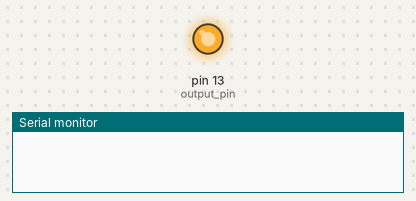
Simulated run of this sketch. Board: Arduino Uno, built with avr-gcc and run on an emulated ATmega328P. Parts: output pins drawn as LEDs (lit = HIGH), the last lines printed to the serial monitor.

Above: at 0.1 s.
At 120.1 s:
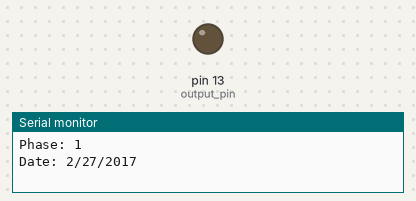
Timing chart, 0 to 121.6 s (numbered marks = the images above):
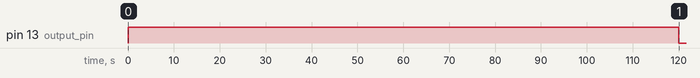

The sketch:

moon_phase_clock_code_arduinoIDE_v1.ino
```cpp
#include <Time.h>
#include <TimeLib.h>

//Make sure clock movement minute hand is at the new moon position before applying power to the system

//Variable initialization
int phase = 0;
float jy;
float jm;
int Year;
int Month;
int Day;
int current_location;
long delay_time;
long jul;
long movement_time;
long wasted_time;
long time_now;
float ja;
float n;
float RAD;
float t;
float t2;
float as;
float am;
float xtra;
float i;
float j1;
float jd;


int output_pin = 13; //Relay control output pin


void setup(){
  pinMode(output_pin, OUTPUT);
  digitalWrite(output_pin, LOW); //Assuming relay requires HIGH to turn on. If not, make sure to reverse stuff below too!
  Serial.begin(9600);
  setTime(19,00,00,27,02,2017);  //Set current time in hr,min,sec,Day,mo,yr format
}


void loop(){

  time_now = now(); //Get the time now
  Day = day(time_now);
  Month = month(time_now);
  Year = year(time_now);

  phase = Trig2(Year,Month,Day); // What is toDay's phase? (int 0-29)

  // Take deep breath after tedious floating point trig

  // Figure out how long to move hand to get to the right phase, based on where it is right now
  if (phase > current_location){ //If desired phase is in front of current location
    movement_time = (phase - current_location)*2*60*1000L;
  }
  if (phase < current_location){ //If desired phase is behind current location
    movement_time = ((30-current_location)+phase)*2*60*1000L;
  }
  if (phase == current_location){ //If current location is same as desired phase
    movement_time = 0;
  }


  digitalWrite(output_pin, HIGH); //Time to move!
  delay(movement_time);
  digitalWrite(output_pin, LOW); //Stop

  Serial.print("Phase: "); //Output variables to serial connection for debugging
  Serial.println(phase);
  Serial.print("Date: ");
  Serial.print(month(time_now));
  Serial.print("/");
  Serial.print(day(time_now));
  Serial.print("/");
  Serial.print(year(time_now));

  current_location = phase; //Reset current location memory

  wasted_time = (now() - time_now)*1000L; //Take time spent doing floating point math and moving the hand into account (milsecs)

  delay_time = 86400000L-(wasted_time); //Really really try to stay on time please xD
  delay(delay_time); //delay 24 hours (minus the movement running time and program running time) before running the program again
}


long julday(int Year, int Month, int Day){//Calculate julian Day number with horrid floating point math
  jy = Year;
  jm = Month+1;

  if (Month <= 2) {
    jy = jy-1;
    jm = jm + 12;
  }

  jul = floor(365.25 *jy) + floor(30.6001 * jm) + (Day) + 1720995L;

  if (Day+31*(Month+12*Year) >= (15+31*(10+12*1582))) {
    ja = floor(0.01 * jy);
    jul = jul + 2 - ja + floor(0.25 * ja);
  }

  return(jul);
}


int Trig2(int Year,int Month,int Day){ //Calculate moon phase with more horrid floating point math
  n = floor(12.37 * (Year -1900 + ((1.0 * Month - 0.5)/12.0)));
  RAD = 3.14159/180.0;
  t = n / 1236.85;
  t2 = t * t;
  as = 359.224 + 29.10536 * n;
  am = 306.0253 + 385.817 * n + 0.010730 * t2;
  xtra = 0.75933 + 1.530589 * n + ((1.178e-4) - (1.55e-7) * t) * t2;
  xtra = xtra + ((0.1734 - 3.93e-4 * t) * sin(RAD * as) - 0.4068 * sin(RAD * am));

  if(xtra > 0.0) {
    i= floor(xtra);
  }
  else {
    ceil(xtra - 1.0);
  }

  j1 = julday(Year,Month,Day);
  jd = (2415020L + 28 * n) + i;
  return(((int)(j1-jd) + 30)%30);
}
```

Measured:
- by itself, pin 13 (output_pin): LOW → HIGH at 0.00 s, → LOW 120 s later
